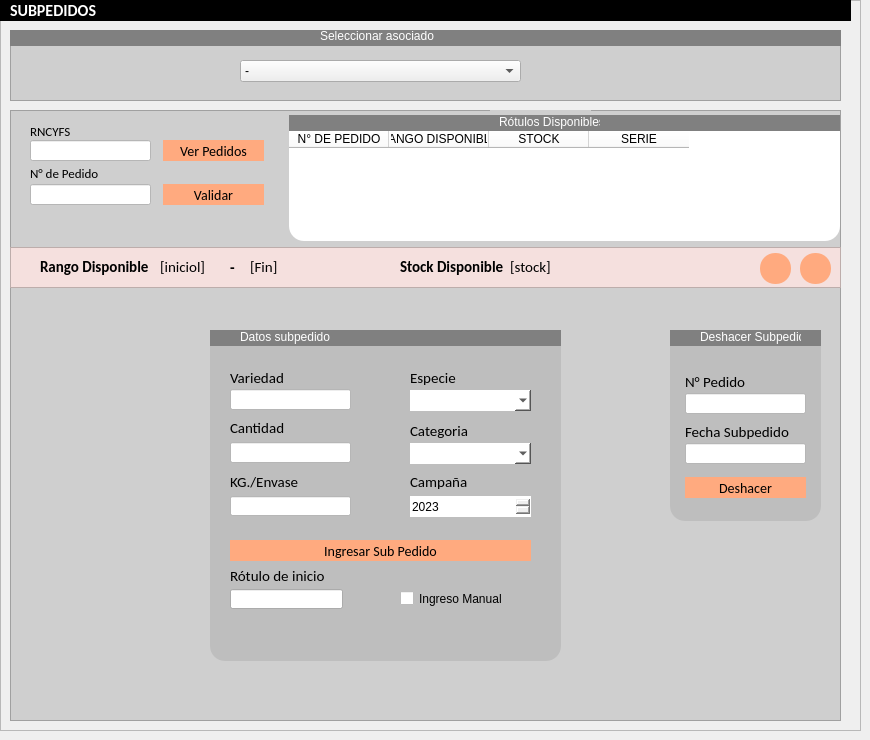
       <widget class="QWidget" name="p_nuevosubpedido">
        <widget class="QFrame" name="frame_5">
         <property name="geometry">
          <rect>
           <x>0</x>
           <y>0</y>
           <width>861</width>
           <height>731</height>
          </rect>
         </property>
         <property name="frameShape">
          <enum>QFrame::StyledPanel</enum>
         </property>
         <property name="frameShadow">
          <enum>QFrame::Raised</enum>
         </property>
         <widget class="QFrame" name="frame_6">
          <property name="geometry">
           <rect>
            <x>10</x>
            <y>110</y>
            <width>831</width>
            <height>611</height>
           </rect>
          </property>
          <property name="styleSheet">
           <string notr="true">QFrame
{
background-color: rgb(207, 207, 207);
}
QPushButton{
border-radius:15px;
background:#DBC9D4;
font-family: Calibri;
font-size:14px;
}</string>
          </property>
          <property name="frameShape">
           <enum>QFrame::StyledPanel</enum>
          </property>
          <property name="frameShadow">
           <enum>QFrame::Raised</enum>
          </property>
          <widget class="QLineEdit" name="txt_numpedido">
           <property name="geometry">
            <rect>
             <x>20</x>
             <y>74</y>
             <width>121</width>
             <height>21</height>
            </rect>
           </property>
           <property name="styleSheet">
            <string notr="true">background-color: rgb(255, 255, 255);</string>
           </property>
           <property name="inputMask">
            <string/>
           </property>
          </widget>
          <widget class="QLabel" name="label_7">
           <property name="geometry">
            <rect>
             <x>20</x>
             <y>55</y>
             <width>71</width>
             <height>16</height>
            </rect>
           </property>
           <property name="font">
            <font>
             <family>Calibri</family>
             <pointsize>10</pointsize>
            </font>
           </property>
           <property name="text">
            <string>N° de Pedido</string>
           </property>
          </widget>
          <widget class="QPushButton" name="btn_subvalidar">
           <property name="geometry">
            <rect>
             <x>153</x>
             <y>74</y>
             <width>101</width>
             <height>21</height>
            </rect>
           </property>
           <property name="styleSheet">
            <string notr="true">QPushButton{
background-color: rgb(255, 170, 127);

}
QPushButton:hover{
background-color: rgb(212, 141, 105);

}</string>
           </property>
           <property name="text">
            <string>Validar</string>
           </property>
          </widget>
          <widget class="QLabel" name="signal_numpedido_sp">
           <property name="geometry">
            <rect>
             <x>480</x>
             <y>0</y>
             <width>101</width>
             <height>16</height>
            </rect>
           </property>
           <property name="font">
            <font>
             <family>Calibri</family>
             <pointsize>11</pointsize>
            </font>
           </property>
           <property name="text">
            <string/>
           </property>
          </widget>
          <widget class="QLabel" name="signal_razonsocial_sp">
           <property name="geometry">
            <rect>
             <x>480</x>
             <y>40</y>
             <width>101</width>
             <height>16</height>
            </rect>
           </property>
           <property name="font">
            <font>
             <family>Calibri</family>
             <pointsize>11</pointsize>
            </font>
           </property>
           <property name="text">
            <string/>
           </property>
          </widget>
          <widget class="QFrame" name="frame_2">
           <property name="geometry">
            <rect>
             <x>0</x>
             <y>137</y>
             <width>831</width>
             <height>41</height>
            </rect>
           </property>
           <property name="styleSheet">
            <string notr="true">QFrame{
background:#F5E0DE;

}

QPushButton{
border-radius:15px;
background:#DBC9D4;
font-family: Calibri;
font-size:14px;


}

QPushButton:hover{
border-radius:15px;
background:#DFB6B2;
font-family: Calibri;
font-size:14px;

}

QLabel{
font-family: Calibri;
color:black;
}
QLineEdit{
border-radius:15px;
}</string>
           </property>
           <property name="frameShape">
            <enum>QFrame::StyledPanel</enum>
           </property>
           <property name="frameShadow">
            <enum>QFrame::Raised</enum>
           </property>
           <widget class="QLabel" name="label_15">
            <property name="geometry">
             <rect>
              <x>30</x>
              <y>12</y>
              <width>111</width>
              <height>16</height>
             </rect>
            </property>
            <property name="font">
             <font>
              <family>Calibri</family>
              <pointsize>11</pointsize>
              <weight>75</weight>
              <bold>true</bold>
             </font>
            </property>
            <property name="text">
             <string>Rango Disponible</string>
            </property>
           </widget>
           <widget class="QLabel" name="signal_stock_sp">
            <property name="geometry">
             <rect>
              <x>500</x>
              <y>12</y>
              <width>61</width>
              <height>16</height>
             </rect>
            </property>
            <property name="font">
             <font>
              <family>Calibri</family>
              <pointsize>11</pointsize>
             </font>
            </property>
            <property name="text">
             <string>[stock]</string>
            </property>
           </widget>
           <widget class="QLabel" name="label_16">
            <property name="geometry">
             <rect>
              <x>390</x>
              <y>12</y>
              <width>111</width>
              <height>16</height>
             </rect>
            </property>
            <property name="font">
             <font>
              <family>Calibri</family>
              <pointsize>11</pointsize>
              <weight>75</weight>
              <bold>true</bold>
             </font>
            </property>
            <property name="text">
             <string>Stock Disponible</string>
            </property>
           </widget>
           <widget class="QLabel" name="signal_disponibleinicio_sp">
            <property name="geometry">
             <rect>
              <x>150</x>
              <y>12</y>
              <width>81</width>
              <height>16</height>
             </rect>
            </property>
            <property name="font">
             <font>
              <family>Calibri</family>
              <pointsize>11</pointsize>
             </font>
            </property>
            <property name="text">
             <string>[iniciol]</string>
            </property>
           </widget>
           <widget class="QLabel" name="signal_disponiblefin_sp">
            <property name="geometry">
             <rect>
              <x>240</x>
              <y>12</y>
              <width>61</width>
              <height>16</height>
             </rect>
            </property>
            <property name="font">
             <font>
              <family>Calibri</family>
              <pointsize>11</pointsize>
             </font>
            </property>
            <property name="text">
             <string>[Fin]</string>
            </property>
           </widget>
           <widget class="QLabel" name="label_72">
            <property name="geometry">
             <rect>
              <x>220</x>
              <y>11</y>
              <width>16</width>
              <height>20</height>
             </rect>
            </property>
            <property name="font">
             <font>
              <family>Calibri</family>
              <pointsize>11</pointsize>
              <weight>75</weight>
              <bold>true</bold>
             </font>
            </property>
            <property name="text">
             <string>-</string>
            </property>
           </widget>
           <widget class="QPushButton" name="btn_refresh">
            <property name="geometry">
             <rect>
              <x>750</x>
              <y>6</y>
              <width>31</width>
              <height>31</height>
             </rect>
            </property>
            <property name="styleSheet">
             <string notr="true">QPushButton{
background-color: rgb(255, 170, 127);

}
QPushButton:hover{
background-color: rgb(212, 141, 105);

}</string>
            </property>
            <property name="text">
             <string/>
            </property>
            <property name="icon">
             <iconset>
              <normaloff>icons/refresh.png</normaloff>icons/refresh.png</iconset>
            </property>
           </widget>
           <widget class="QPushButton" name="btn_copy_inicio">
            <property name="geometry">
             <rect>
              <x>790</x>
              <y>6</y>
              <width>31</width>
              <height>31</height>
             </rect>
            </property>
            <property name="styleSheet">
             <string notr="true">QPushButton{
background-color: rgb(255, 170, 127);

}
QPushButton:hover{
background-color: rgb(212, 141, 105);

}</string>
            </property>
            <property name="text">
             <string/>
            </property>
            <property name="icon">
             <iconset>
              <normaloff>icons/copy.png</normaloff>icons/copy.png</iconset>
            </property>
            <property name="iconSize">
             <size>
              <width>20</width>
              <height>20</height>
             </size>
            </property>
           </widget>
          </widget>
          <widget class="QLabel" name="label_18">
           <property name="geometry">
            <rect>
             <x>20</x>
             <y>13</y>
             <width>61</width>
             <height>16</height>
            </rect>
           </property>
           <property name="font">
            <font>
             <family>Calibri</family>
             <pointsize>10</pointsize>
            </font>
           </property>
           <property name="text">
            <string>RNCYFS</string>
           </property>
          </widget>
          <widget class="QPushButton" name="btn_verpedidos">
           <property name="geometry">
            <rect>
             <x>153</x>
             <y>30</y>
             <width>101</width>
             <height>21</height>
            </rect>
           </property>
           <property name="styleSheet">
            <string notr="true">QPushButton{
background-color: rgb(255, 170, 127);

}
QPushButton:hover{
background-color: rgb(212, 141, 105);

}</string>
           </property>
           <property name="text">
            <string>Ver Pedidos</string>
           </property>
          </widget>
          <widget class="QLineEdit" name="txt_verpedido">
           <property name="geometry">
            <rect>
             <x>20</x>
             <y>30</y>
             <width>121</width>
             <height>21</height>
            </rect>
           </property>
           <property name="styleSheet">
            <string notr="true">background-color: rgb(255, 255, 255);</string>
           </property>
          </widget>
          <widget class="QTableWidget" name="tb_verpedidos">
           <property name="geometry">
            <rect>
             <x>279</x>
             <y>20</y>
             <width>551</width>
             <height>111</height>
            </rect>
           </property>
           <property name="font">
            <font>
             <family>Calibri</family>
             <pointsize>8</pointsize>
            </font>
           </property>
           <property name="styleSheet">
            <string notr="true">border-radius:15px;
font: 8pt &quot;Calibri&quot;;
background:white;</string>
           </property>
           <property name="editTriggers">
            <set>QAbstractItemView::AnyKeyPressed|QAbstractItemView::EditKeyPressed</set>
           </property>
           <property name="alternatingRowColors">
            <bool>true</bool>
           </property>
           <property name="selectionBehavior">
            <enum>QAbstractItemView::SelectRows</enum>
           </property>
           <attribute name="verticalHeaderVisible">
            <bool>false</bool>
           </attribute>
           <column>
            <property name="text">
             <string>N° DE PEDIDO</string>
            </property>
           </column>
           <column>
            <property name="text">
             <string>RANGO DISPONIBLE</string>
            </property>
           </column>
           <column>
            <property name="text">
             <string>STOCK</string>
            </property>
           </column>
           <column>
            <property name="text">
             <string>SERIE</string>
            </property>
           </column>
          </widget>
          <widget class="QFrame" name="frame_37">
           <property name="geometry">
            <rect>
             <x>279</x>
             <y>5</y>
             <width>551</width>
             <height>16</height>
            </rect>
           </property>
           <property name="styleSheet">
            <string notr="true">background:grey;
border-radius:15px;
</string>
           </property>
           <property name="frameShape">
            <enum>QFrame::StyledPanel</enum>
           </property>
           <property name="frameShadow">
            <enum>QFrame::Raised</enum>
           </property>
           <widget class="QLabel" name="label_120">
            <property name="geometry">
             <rect>
              <x>210</x>
              <y>-1</y>
              <width>101</width>
              <height>16</height>
             </rect>
            </property>
            <property name="styleSheet">
             <string notr="true">color:rgb(255, 255, 255);</string>
            </property>
            <property name="text">
             <string>Rótulos Disponibles</string>
            </property>
           </widget>
          </widget>
          <widget class="QFrame" name="frame_14">
           <property name="geometry">
            <rect>
             <x>660</x>
             <y>220</y>
             <width>151</width>
             <height>191</height>
            </rect>
           </property>
           <property name="styleSheet">
            <string notr="true">QFrame{
background-color: rgb(190, 190, 190);
border-radius:15px;
}</string>
           </property>
           <property name="frameShape">
            <enum>QFrame::StyledPanel</enum>
           </property>
           <property name="frameShadow">
            <enum>QFrame::Raised</enum>
           </property>
           <widget class="QFrame" name="frame_77">
            <property name="geometry">
             <rect>
              <x>0</x>
              <y>0</y>
              <width>151</width>
              <height>16</height>
             </rect>
            </property>
            <property name="styleSheet">
             <string notr="true">background:grey;
border-radius:15px;
</string>
            </property>
            <property name="frameShape">
             <enum>QFrame::StyledPanel</enum>
            </property>
            <property name="frameShadow">
             <enum>QFrame::Raised</enum>
            </property>
            <widget class="QLabel" name="label_153">
             <property name="geometry">
              <rect>
               <x>30</x>
               <y>-1</y>
               <width>101</width>
               <height>16</height>
              </rect>
             </property>
             <property name="styleSheet">
              <string notr="true">color:rgb(255, 255, 255);</string>
             </property>
             <property name="text">
              <string>Deshacer Subpedido</string>
             </property>
            </widget>
           </widget>
           <widget class="QLabel" name="label_11">
            <property name="geometry">
             <rect>
              <x>15</x>
              <y>37</y>
              <width>71</width>
              <height>30</height>
             </rect>
            </property>
            <property name="font">
             <font>
              <family>Calibri</family>
              <pointsize>11</pointsize>
             </font>
            </property>
            <property name="text">
             <string>N° Pedido</string>
            </property>
           </widget>
           <widget class="QLineEdit" name="txt_num_deshacer">
            <property name="geometry">
             <rect>
              <x>15</x>
              <y>63</y>
              <width>121</width>
              <height>21</height>
             </rect>
            </property>
            <property name="styleSheet">
             <string notr="true">background-color: rgb(255, 255, 255);</string>
            </property>
           </widget>
           <widget class="QLabel" name="label_17">
            <property name="geometry">
             <rect>
              <x>15</x>
              <y>87</y>
              <width>111</width>
              <height>30</height>
             </rect>
            </property>
            <property name="font">
             <font>
              <family>Calibri</family>
              <pointsize>11</pointsize>
             </font>
            </property>
            <property name="text">
             <string>Fecha Subpedido</string>
            </property>
           </widget>
           <widget class="QLineEdit" name="txt_fecha_deshacer">
            <property name="geometry">
             <rect>
              <x>15</x>
              <y>113</y>
              <width>121</width>
              <height>21</height>
             </rect>
            </property>
            <property name="styleSheet">
             <string notr="true">background-color: rgb(255, 255, 255);</string>
            </property>
           </widget>
           <widget class="QPushButton" name="btn_deshacer">
            <property name="geometry">
             <rect>
              <x>15</x>
              <y>147</y>
              <width>121</width>
              <height>21</height>
             </rect>
            </property>
            <property name="styleSheet">
             <string notr="true">QPushButton{
background-color: rgb(255, 170, 127);

}
QPushButton:hover{
background-color: rgb(212, 141, 105);

}</string>
            </property>
            <property name="text">
             <string>Deshacer</string>
            </property>
           </widget>
          </widget>
          <widget class="QFrame" name="frame_19">
           <property name="geometry">
            <rect>
             <x>200</x>
             <y>220</y>
             <width>351</width>
             <height>331</height>
            </rect>
           </property>
           <property name="styleSheet">
            <string notr="true">QFrame{
background-color: rgb(190, 190, 190);
border-radius:15px;
}</string>
           </property>
           <property name="frameShape">
            <enum>QFrame::StyledPanel</enum>
           </property>
           <property name="frameShadow">
            <enum>QFrame::Raised</enum>
           </property>
           <widget class="QFrame" name="frame_85">
            <property name="geometry">
             <rect>
              <x>0</x>
              <y>0</y>
              <width>381</width>
              <height>16</height>
             </rect>
            </property>
            <property name="styleSheet">
             <string notr="true">background:grey;
border-radius:15px;
</string>
            </property>
            <property name="frameShape">
             <enum>QFrame::StyledPanel</enum>
            </property>
            <property name="frameShadow">
             <enum>QFrame::Raised</enum>
            </property>
            <widget class="QLabel" name="label_158">
             <property name="geometry">
              <rect>
               <x>30</x>
               <y>-1</y>
               <width>101</width>
               <height>16</height>
              </rect>
             </property>
             <property name="styleSheet">
              <string notr="true">color:rgb(255, 255, 255);</string>
             </property>
             <property name="text">
              <string>Datos subpedido</string>
             </property>
            </widget>
           </widget>
           <widget class="QLabel" name="label_10">
            <property name="geometry">
             <rect>
              <x>200</x>
              <y>40</y>
              <width>181</width>
              <height>16</height>
             </rect>
            </property>
            <property name="font">
             <font>
              <family>Calibri</family>
              <pointsize>11</pointsize>
             </font>
            </property>
            <property name="text">
             <string>Especie</string>
            </property>
           </widget>
           <widget class="QLabel" name="label_77">
            <property name="geometry">
             <rect>
              <x>20</x>
              <y>144</y>
              <width>71</width>
              <height>16</height>
             </rect>
            </property>
            <property name="font">
             <font>
              <family>Calibri</family>
              <pointsize>11</pointsize>
             </font>
            </property>
            <property name="text">
             <string>KG./Envase</string>
            </property>
           </widget>
           <widget class="QPushButton" name="btn_subingresar">
            <property name="geometry">
             <rect>
              <x>20</x>
              <y>210</y>
              <width>301</width>
              <height>21</height>
             </rect>
            </property>
            <property name="styleSheet">
             <string notr="true">QPushButton{
background-color: rgb(255, 170, 127);

}
QPushButton:hover{
background-color: rgb(212, 141, 105);

}</string>
            </property>
            <property name="text">
             <string>Ingresar Sub Pedido</string>
            </property>
           </widget>
           <widget class="QLabel" name="label_9">
            <property name="geometry">
             <rect>
              <x>20</x>
              <y>33</y>
              <width>181</width>
              <height>30</height>
             </rect>
            </property>
            <property name="font">
             <font>
              <family>Calibri</family>
              <pointsize>11</pointsize>
             </font>
            </property>
            <property name="text">
             <string>Variedad</string>
            </property>
           </widget>
           <widget class="QLabel" name="label_8">
            <property name="geometry">
             <rect>
              <x>20</x>
              <y>90</y>
              <width>61</width>
              <height>16</height>
             </rect>
            </property>
            <property name="font">
             <font>
              <family>Calibri</family>
              <pointsize>11</pointsize>
             </font>
            </property>
            <property name="text">
             <string>Cantidad</string>
            </property>
           </widget>
           <widget class="QFrame" name="frm_manual">
            <property name="enabled">
             <bool>true</bool>
            </property>
            <property name="geometry">
             <rect>
              <x>0</x>
              <y>238</y>
              <width>141</width>
              <height>51</height>
             </rect>
            </property>
            <property name="frameShape">
             <enum>QFrame::StyledPanel</enum>
            </property>
            <property name="frameShadow">
             <enum>QFrame::Raised</enum>
            </property>
            <widget class="QLabel" name="label_73">
             <property name="geometry">
              <rect>
               <x>20</x>
               <y>0</y>
               <width>101</width>
               <height>16</height>
              </rect>
             </property>
             <property name="font">
              <font>
               <family>Calibri</family>
               <pointsize>11</pointsize>
              </font>
             </property>
             <property name="text">
              <string>Rótulo de inicio</string>
             </property>
            </widget>
            <widget class="QLineEdit" name="txt_manual">
             <property name="geometry">
              <rect>
               <x>20</x>
               <y>21</y>
               <width>113</width>
               <height>20</height>
              </rect>
             </property>
            </widget>
           </widget>
           <widget class="QLineEdit" name="txt_subcantidad">
            <property name="geometry">
             <rect>
              <x>20</x>
              <y>112</y>
              <width>121</width>
              <height>21</height>
             </rect>
            </property>
            <property name="styleSheet">
             <string notr="true">background-color: rgb(255, 255, 255);</string>
            </property>
            <property name="inputMask">
             <string/>
            </property>
           </widget>
           <widget class="QCheckBox" name="cbx_manual">
            <property name="geometry">
             <rect>
              <x>190</x>
              <y>260</y>
              <width>111</width>
              <height>17</height>
             </rect>
            </property>
            <property name="text">
             <string>Ingreso Manual</string>
            </property>
           </widget>
           <widget class="QSpinBox" name="txt_subcamp">
            <property name="geometry">
             <rect>
              <x>200</x>
              <y>166</y>
              <width>121</width>
              <height>21</height>
             </rect>
            </property>
            <property name="styleSheet">
             <string notr="true">border-radius:15px;</string>
            </property>
            <property name="minimum">
             <number>2021</number>
            </property>
            <property name="maximum">
             <number>2025</number>
            </property>
            <property name="value">
             <number>2023</number>
            </property>
           </widget>
           <widget class="QComboBox" name="cbx_especie_sp">
            <property name="geometry">
             <rect>
              <x>200</x>
              <y>60</y>
              <width>121</width>
              <height>21</height>
             </rect>
            </property>
            <property name="styleSheet">
             <string notr="true">background:white;
border-radius:15px;</string>
            </property>
            <item>
             <property name="text">
              <string/>
             </property>
            </item>
            <item>
             <property name="text">
              <string>AVENA</string>
             </property>
            </item>
            <item>
             <property name="text">
              <string>GIRASOL</string>
             </property>
            </item>
            <item>
             <property name="text">
              <string>MAIZ</string>
             </property>
            </item>
            <item>
             <property name="text">
              <string>SOJA</string>
             </property>
            </item>
            <item>
             <property name="text">
              <string>TRIGO PAN</string>
             </property>
            </item>
           </widget>
           <widget class="QLineEdit" name="txt_subvariedad">
            <property name="geometry">
             <rect>
              <x>20</x>
              <y>59</y>
              <width>121</width>
              <height>21</height>
             </rect>
            </property>
            <property name="styleSheet">
             <string notr="true">background-color: rgb(255, 255, 255);</string>
            </property>
           </widget>
           <widget class="QLineEdit" name="txt_kg">
            <property name="geometry">
             <rect>
              <x>20</x>
              <y>166</y>
              <width>121</width>
              <height>20</height>
             </rect>
            </property>
            <property name="styleSheet">
             <string notr="true">background-color: rgb(255, 255, 255);</string>
            </property>
           </widget>
           <widget class="QLabel" name="label_13">
            <property name="geometry">
             <rect>
              <x>200</x>
              <y>144</y>
              <width>71</width>
              <height>16</height>
             </rect>
            </property>
            <property name="font">
             <font>
              <family>Calibri</family>
              <pointsize>11</pointsize>
             </font>
            </property>
            <property name="text">
             <string>Campaña</string>
            </property>
           </widget>
           <widget class="QLabel" name="label_12">
            <property name="geometry">
             <rect>
              <x>200</x>
              <y>93</y>
              <width>71</width>
              <height>16</height>
             </rect>
            </property>
            <property name="font">
             <font>
              <family>Calibri</family>
              <pointsize>11</pointsize>
             </font>
            </property>
            <property name="text">
             <string>Categoria</string>
            </property>
           </widget>
           <widget class="QComboBox" name="cbx_categoria_sp">
            <property name="geometry">
             <rect>
              <x>200</x>
              <y>113</y>
              <width>121</width>
              <height>21</height>
             </rect>
            </property>
            <property name="styleSheet">
             <string notr="true">background:white;
border-radius:15px;</string>
            </property>
            <item>
             <property name="text">
              <string/>
             </property>
            </item>
            <item>
             <property name="text">
              <string>PRIMERA</string>
             </property>
            </item>
            <item>
             <property name="text">
              <string>SEGUNDA</string>
             </property>
            </item>
            <item>
             <property name="text">
              <string>TERCERA</string>
             </property>
            </item>
            <item>
             <property name="text">
              <string>ORIGINAL</string>
             </property>
            </item>
            <item>
             <property name="text">
              <string>HIBRIDO</string>
             </property>
            </item>
           </widget>
          </widget>
         </widget>
         <widget class="QFrame" name="frame_24">
          <property name="geometry">
           <rect>
            <x>10</x>
            <y>30</y>
            <width>831</width>
            <height>71</height>
           </rect>
          </property>
          <property name="styleSheet">
           <string notr="true">QFrame
{
background-color: rgb(207, 207, 207);
}
QPushButton{
border-radius:15px;
background:#DBC9D4;
font-family: Calibri;
font-size:14px;
}

QPushButton:hover{
border-radius:15px;
background:#DFB6B2;
font-family: Calibri;
font-size:14px;

}

QLabel{
font-family: Calibri;
color:black;
}
QLineEdit{
border-radius:15px;
}</string>
          </property>
          <property name="frameShape">
           <enum>QFrame::StyledPanel</enum>
          </property>
          <property name="frameShadow">
           <enum>QFrame::Raised</enum>
          </property>
          <widget class="QComboBox" name="combo_asociados_subpedidos">
           <property name="geometry">
            <rect>
             <x>230</x>
             <y>30</y>
             <width>281</width>
             <height>22</height>
            </rect>
           </property>
           <item>
            <property name="text">
             <string>-</string>
            </property>
           </item>
          </widget>
         </widget>
         <widget class="QFrame" name="frame_31">
          <property name="geometry">
           <rect>
            <x>0</x>
            <y>0</y>
            <width>851</width>
            <height>21</height>
           </rect>
          </property>
          <property name="styleSheet">
           <string notr="true">background:black;
border-radius:15px;
</string>
          </property>
          <property name="frameShape">
           <enum>QFrame::StyledPanel</enum>
          </property>
          <property name="frameShadow">
           <enum>QFrame::Raised</enum>
          </property>
          <widget class="QLabel" name="label_44">
           <property name="geometry">
            <rect>
             <x>10</x>
             <y>-10</y>
             <width>371</width>
             <height>41</height>
            </rect>
           </property>
           <property name="font">
            <font>
             <family>Calibri</family>
             <pointsize>12</pointsize>
             <weight>75</weight>
             <bold>true</bold>
            </font>
           </property>
           <property name="styleSheet">
            <string notr="true">color:white;
</string>
           </property>
           <property name="text">
            <string>SUBPEDIDOS</string>
           </property>
          </widget>
         </widget>
         <widget class="QFrame" name="frame_73">
          <property name="geometry">
           <rect>
            <x>10</x>
            <y>30</y>
            <width>831</width>
            <height>16</height>
           </rect>
          </property>
          <property name="styleSheet">
           <string notr="true">background:grey;
border-radius:15px;
</string>
          </property>
          <property name="frameShape">
           <enum>QFrame::StyledPanel</enum>
          </property>
          <property name="frameShadow">
           <enum>QFrame::Raised</enum>
          </property>
          <widget class="QLabel" name="label_150">
           <property name="geometry">
            <rect>
             <x>310</x>
             <y>-2</y>
             <width>170</width>
             <height>16</height>
            </rect>
           </property>
           <property name="styleSheet">
            <string notr="true">color:rgb(255, 255, 255);</string>
           </property>
           <property name="text">
            <string>Seleccionar asociado</string>
           </property>
          </widget>
         </widget>
        </widget>
       </widget>
